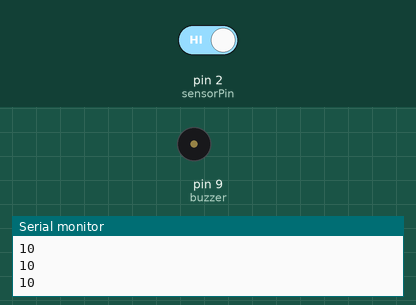
This sketch was run on a simulated Arduino Uno, built with avr-gcc and run on an emulated ATmega328P. Shown: buzzer (waves = sounding), the last lines printed to the serial monitor. Inputs (shaded band) come from the test bench; at power-on: pin 2 (sensorPin) HIGH.

Above: at 1.2 s.
1.3 s: pin 2 (sensorPin) driven LOW
At 4.6 s:
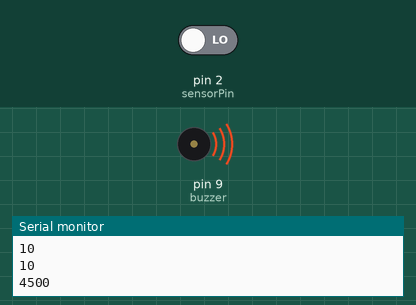
Timing chart, 0 to 10.3 s (numbered marks = the images above; inputs shaded):
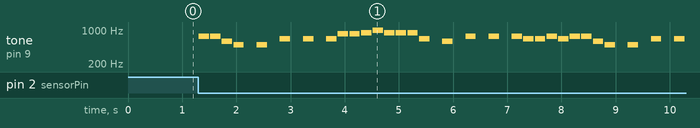

Measured:
- after the input at 1.3 s, tone on pin 9 (buzzer): plays 740 Hz for 0.19 s, 740 Hz for 0.19 s, 587 Hz for 0.19 s, 494 Hz for 0.19 s, 494 Hz for 0.19 s, 659 Hz for 0.19 s … (31 notes in this stretch), starting at once

The sketch:

assignment4.ino
```cpp
#include <CapacitiveSensor.h> // uses the Capacitive Sensor library
#include "pitches.h" // uses the pitches library

CapacitiveSensor   cs_4_2 = CapacitiveSensor(4,2);    	// 1 megohm resistor between pins 4 & 2, pin 2 is sensor pin, add wire, metal thing
const int sensorPin = 2;  // pin that the sensor is attached to

int tempo = 140; // sets song speed at tempo of 140
int buzzer = 9; // sets buzzer pin as 9

int melody[] = {

  // Take on me, by A-ha
  // Score available at https://musescore.com/user/27103612/scores/4834399
  // Arranged by Edward Truong

  NOTE_FS5,8, NOTE_FS5,8,NOTE_D5,8, NOTE_B4,8, REST,8, NOTE_B4,8, REST,8, NOTE_E5,8,
  REST,8, NOTE_E5,8, REST,8, NOTE_E5,8, NOTE_GS5,8, NOTE_GS5,8, NOTE_A5,8, NOTE_B5,8,
  NOTE_A5,8, NOTE_A5,8, NOTE_A5,8, NOTE_E5,8, REST,8, NOTE_D5,8, REST,8, NOTE_FS5,8,
  REST,8, NOTE_FS5,8, REST,8, NOTE_FS5,8, NOTE_E5,8, NOTE_E5,8, NOTE_FS5,8, NOTE_E5,8,
  NOTE_FS5,8, NOTE_FS5,8,NOTE_D5,8, NOTE_B4,8, REST,8, NOTE_B4,8, REST,8, NOTE_E5,8,

  REST,8, NOTE_E5,8, REST,8, NOTE_E5,8, NOTE_GS5,8, NOTE_GS5,8, NOTE_A5,8, NOTE_B5,8,
  NOTE_A5,8, NOTE_A5,8, NOTE_A5,8, NOTE_E5,8, REST,8, NOTE_D5,8, REST,8, NOTE_FS5,8,
  REST,8, NOTE_FS5,8, REST,8, NOTE_FS5,8, NOTE_E5,8, NOTE_E5,8, NOTE_FS5,8, NOTE_E5,8,
  NOTE_FS5,8, NOTE_FS5,8,NOTE_D5,8, NOTE_B4,8, REST,8, NOTE_B4,8, REST,8, NOTE_E5,8,
  REST,8, NOTE_E5,8, REST,8, NOTE_E5,8, NOTE_GS5,8, NOTE_GS5,8, NOTE_A5,8, NOTE_B5,8,

  NOTE_A5,8, NOTE_A5,8, NOTE_A5,8, NOTE_E5,8, REST,8, NOTE_D5,8, REST,8, NOTE_FS5,8,
  REST,8, NOTE_FS5,8, REST,8, NOTE_FS5,8, NOTE_E5,8, NOTE_E5,8, NOTE_FS5,8, NOTE_E5,8,

};


int notes = sizeof(melody) / sizeof(melody[0]) / 2; // sets notes to be the number of bytes for the melody divided by the pitch and duration per note divided by 2

int wholenote = (60000 * 4) / tempo; //  calculates the duration of a whole note in ms

int divider = 0, noteDuration = 0;

void setup() {
  cs_4_2.set_CS_AutocaL_Millis(0xFFFFFFFF); 	// turns off autocalibrate
  Serial.begin(9600); //  starts serial monitor
  digitalWrite(2, INPUT); // sets 2 (capacitive sensor as input)
  analogWrite(9,OUTPUT); // sets 9 (buzzer as output)
}

void loop() {

  long total1 =  cs_4_2.capacitiveSensor(30); //reads sensor output

  Serial.println(total1);                  // print sensor output

  if (total1 < 1000) { // when touched, the serial monitor printed values above 1000, hence if the serial monitor prints below 1000, there is no buzzer sound.
    noTone(buzzer); // no buzzer sound when sensor is not touched
  }

  else {
    for (int thisNote = 0; thisNote < notes * 2; thisNote = thisNote + 2) { // per each note
      divider = melody[thisNote + 1]; // calculates note duration
      if (divider > 0) {   // if the divider has a value larger than 0
        noteDuration = (wholenote) / divider; //the note duration is divided by the diveder value
      }
      else if (divider < 0) {    // if the divider is less than 0
        noteDuration = (wholenote) / abs(divider);
        noteDuration *= 1.5; // the note duration is increased by 1.5 (longer note)
      }

      tone(buzzer, melody[thisNote], noteDuration * 0.9);         // we only play the note for 90% of the duration, leaving 10% as a pause

      delay(noteDuration);   // Wait for the specief duration before playing the next note.
      noTone(buzzer); //stop playing after the song is over
      }
    }

}
```
